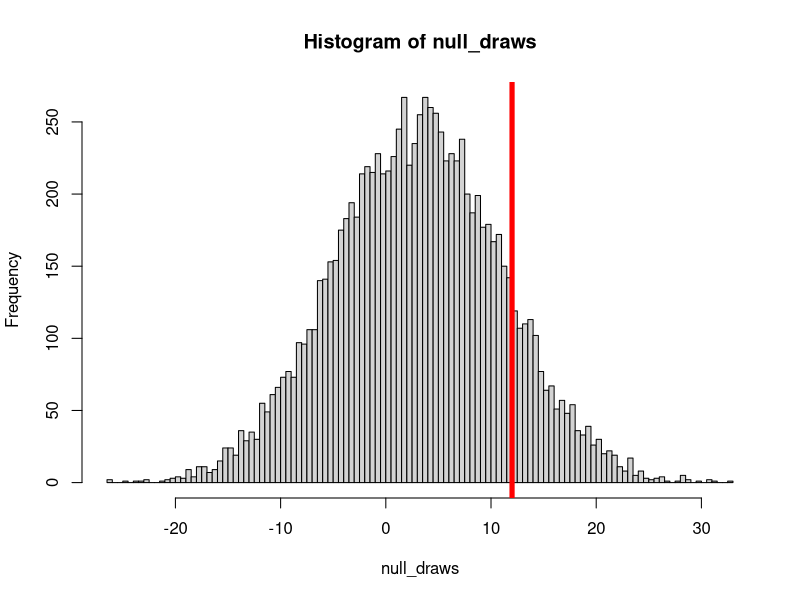

Generate this figure with R:
## ---- chunk 1
library(dplyr)

null_draws <- rnorm(10000, mean=3, sd=8)
true_value <- 12
hist(null_draws, breaks=100)
abline(v=true_value, col="red", lwd=5)
## ---- chunk 2
empirical_p <- sum(true_value < null_draws) / length(null_draws)
empirical_p
## ---- chunk 3

null_mean <- mean(null_draws)
null_sd <- sd(null_draws)
parametric_p <- 1 - pnorm(true_value, mean=null_mean, sd=null_sd)
parametric_p
## ---- chunk 4
b <- true_value - null_mean
z <- qnorm(parametric_p, lower.tail=FALSE)
se <- b/z

tibble(b=b, se=se, parpval=parametric_p, emp_pval=empirical_p)
## ---- chunk 5
sessionInfo()
